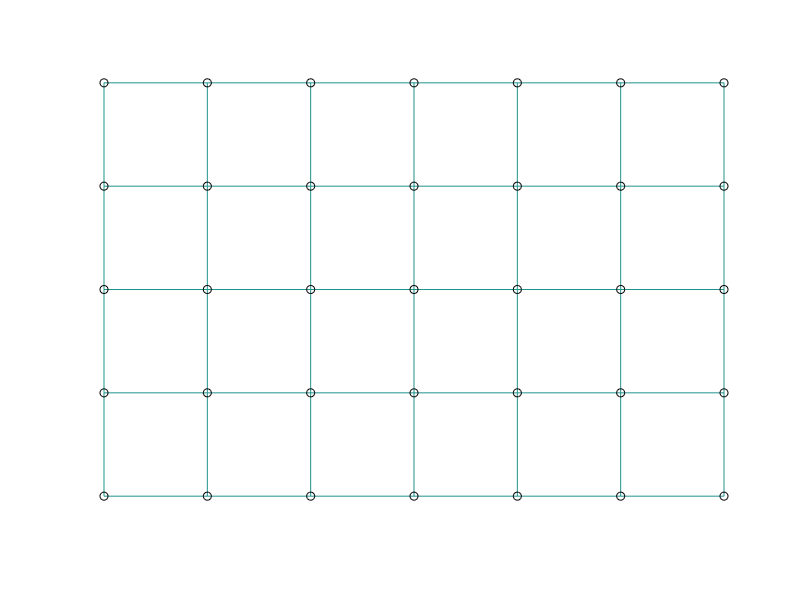

The MATLAB script that drew this image: (Note: this script raises an error after producing the figure.)
clear; clc; close all;

delta   = 0.25;

Lx = 1.5;
Ly = 1;

Ni = Lx/delta + 1; 
Nj = Ly/delta + 1;

xp = linspace(0,Lx,Ni);
yp = linspace(0,Ly,Nj);

[x, y] = meshgrid(xp,yp);

z = -0.1 + 0*x;

hold on
mesh(x,y,z)
plot(x,y,'ko')
axis equal
axis off
view(2)
set(gcf,'color','w')
export_fig mesh_ht.pdf

